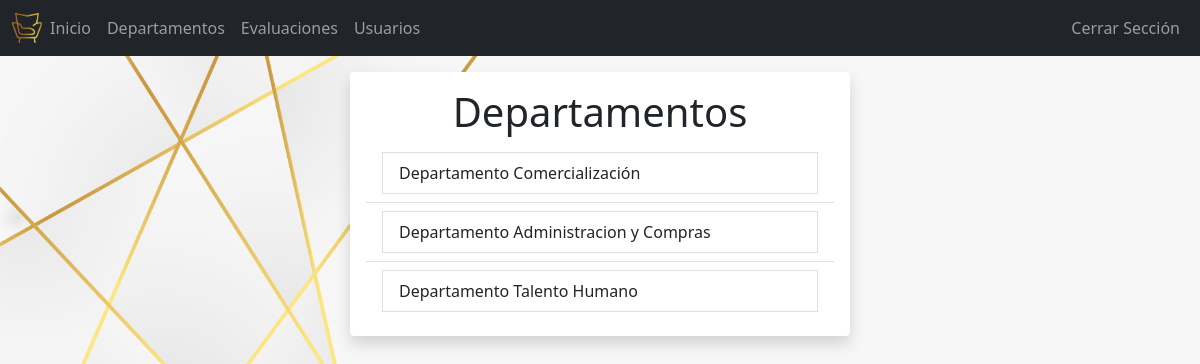
/departamento/ (signed in), run on the app's committed database.
### Login/models.py (models this page shows)
class Department(models.Model):
    management = models.CharField(max_length=300)
    def __str__(self):
        return f'Departamento {self.management}'

### Login/views.py (the view)
# urls.py: path('departamento/', views.departament, name='departament'),
@login_required
def departament(request):
    departs = Department.objects.all()
    return render(request, 'departament.html', {'departs':departs})

### Login/templates/departament.html (shortened to what this page needs)
<!DOCTYPE html>
<html lang="en">
<head>
    <link rel="stylesheet" href="https://cdn.jsdelivr.net/npm/bootstrap@5.0.2/dist/css/bootstrap.min.css">
</head>
<body>
    {% extends 'base.html' %}
    {% block content %}
    <main class="container-sm bg-light rounded mt-3 shadow p-3 mb-5 bg-body rounded" style="width: 500px;">
        <h1 class="text-center">Departamentos</h1>
        <ul class="list-group list-group-flush">
            {% for depart in departs %}
            <li class="list-group-item">
                <a href="{% url 'staff' depart.id %}" class="list-group-item list-group-item-action">
                    {{depart}}
                </a>
            </li>
            {% endfor %}
          </ul>
    </main>
    {% endblock %}

### Login/static/styles/main.css (style rules this page uses)
body { background-image: url("fondo.jpg"); background-size: cover; }

### data on the page
Department: management "Departamento Comercialización"
Department: management "Departamento Administracion y Compras"
Department: management "Departamento Talento Humano"
